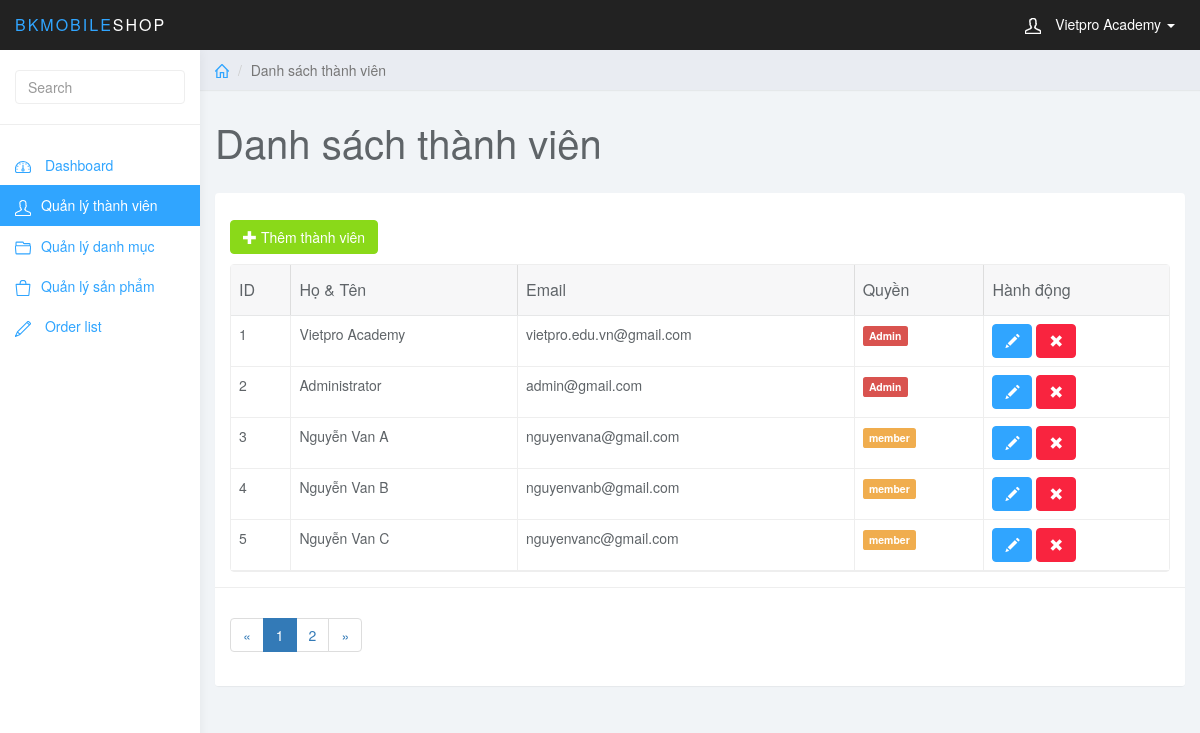
Page /admin/index.php?page_layout=user (signed in) on the committed database.
### tables this page shows
CREATE TABLE `user` (
  `user_id` int(11) NOT NULL,
  `user_full` varchar(255) NOT NULL,
  `user_mail` varchar(255) NOT NULL,
  `user_pass` varchar(255) NOT NULL,
  `user_level` int(1) NOT NULL
);

### admin/user.php (the view, shortened to what this page needs)
<?php
    if(isset($_GET['page'])){
        $page = $_GET['page'];
    }else{
        $page = 1;
    }
    $rows_per_page = 5;
    $total_row = mysqli_num_rows( mysqli_query($con, "SELECT * FROM user"));
    $row_page = $page * $rows_per_page - $rows_per_page;
    $total_page = ceil($total_row / $rows_per_page);
    $list_page = '';
    $page_pre = $page - 1;
    if($page_pre <= 0){
        $page_pre = 1;
    }
    $list_page .= '<li class="page-item"><a class="page-link" href="index.php?page_layout=user&page=' . $page_pre . '">&laquo;</a></li>';
    for($i = 1; $i <= $total_page; $i++){
        if($i == $page){
            $active = 'active';
        }else{
            $active = '';
        }
        $list_page .= '<li class="page-item ' . $active . '"><a class="page-link" href="index.php?page_layout=user&page=' . $i . '">' . $i . '</a></li>';
    }
    $page_next = $page + 1;
    $list_page .= '<li class="page-item"><a class="page-link" href="index.php?page_layout=user&page=' . $page_next . '">&raquo;</a></li>';
?>
	<div class="col-sm-9 col-sm-offset-3 col-lg-10 col-lg-offset-2 main">
		<div class="row">
			<ol class="breadcrumb">
				<li><a href="#"><svg class="glyph stroked home"><use xlink:href="#stroked-home"></use></svg></a></li>
				<li class="active">Danh sách thành viên</li>
			</ol>
		</div>
		<div class="row">
			<div class="col-lg-12">
				<h1 class="page-header">Danh sách thành viên</h1>
			</div>
		</div>
		<div id="toolbar" class="btn-group">
            <a href="index.php?page_layout=add_user" class="btn btn-success">
                <i class="glyphicon glyphicon-plus"></i> Thêm thành viên
            </a>
        </div>
		<div class="row">
			<div class="col-lg-12">
				<div class="panel panel-default">
					<div class="panel-body">
                        <table
                            data-toolbar="#toolbar"
                            data-toggle="table">
						    <thead>
						    <tr>
						        <th data-field="id" data-sortable="true">ID</th>
						        <th data-field="name"  data-sortable="true">Họ & Tên</th>
                                <th data-field="price" data-sortable="true">Email</th>
                                <th>Quyền</th>
                                <th>Hành động</th>
						    </tr>
                            </thead>
                            <tbody>
                                <?php
                                    $sql_user = "SELECT * FROM user ORDER BY user_level ASC LIMIT $row_page, $rows_per_page";
                                    $query_user = mysqli_query($con, $sql_user);
                                    while($row = mysqli_fetch_assoc($query_user)){
                                        $acc_type = "member";
                                        $acc_label = "label-warning";
                                        if($row['user_level'] == 1){
                                            $acc_type = "Admin";
                                            $acc_label = "label-danger";
                                        }
                                    ?>
                                    <td style=""><?php echo $row['user_id'] ?></td>
                                    <td style=""><?php echo $row['user_full'] ?></td>
                                    <td style=""><?php echo $row['user_mail'] ?></td>
                                    <td><span class="label <?php echo $acc_label ?>"><?php echo $acc_type ?></span></td>
                                    <td class="form-group">
                                        <a href="index.php?page_layout=edit_user&id=<?php echo $row['user_id']?>" class="btn btn-primary"><i class="glyphicon glyphicon-pencil"></i></a>
                                        <a href="index.php?page_layout=delete_user&id=<?php echo $row['user_id']?>" class="btn btn-danger"><i class="glyphicon glyphicon-remove"></i></a>
                                    </td>
                                <?php
                                    }
                                ?>
                            </tbody>
						</table>
                    </div>
                    <div class="panel-footer">
                        <nav aria-label="Page navigation example">
                            <ul class="pagination">
                                <?php echo $list_page ?>
                            </ul>
                        </nav>
                    </div>
				</div>
			</div>
		</div>
	</div>

### admin/css/styles.css (style rules this page uses)
body { background: #f1f4f7; padding-top: 50px; color: #5f6468; }
a, a:hover, a:focus { color: #30a5ff; }
h1, h2, h3, h4, h5, h6 { color: #5f6468; }
h1 { font-weight: 300; font-size: 40px; }
.btn-primary, .btn-primary:hover, .btn-primary:focus, .btn-primary:active, .btn-primary.active, .open > .dropdown-toggle.btn-primary, .btn-primary.disabled, .btn-primary[disabled], fieldset[disabled] .btn-primary, .btn-primary.disabled:hover, .btn-primary[disabled]:hover, fieldset[disabled] .btn-primary:hover, .btn-primary.disabled:focus, .btn-primary[disabled]:focus, fieldset[disabled] .btn-primary:focus, .btn-primary.disabled:active, .btn-primary[disabled]:active, fieldset[disabled] .btn-primary:active, .btn-primary.disabled.active, .btn-primary[disabled].active, fieldset[disabled] .btn-primary.active { background-color: #30a5ff; border-color: #30a5ff; }
.btn-success, .btn-success:hover, .btn-success:focus, .btn-success:active, .btn-success.active, .open > .dropdown-toggle.btn-success, .btn-success.disabled, .btn-success[disabled], fieldset[disabled] .btn-success, .btn-success.disabled:hover, .btn-success[disabled]:hover, fieldset[disabled] .btn-success:hover, .btn-success.disabled:focus, .btn-success[disabled]:focus, fieldset[disabled] .btn-success:focus, .btn-success.disabled:active, .btn-success[disabled]:active, fieldset[disabled] .btn-success:active, .btn-success.disabled.active, .btn-success[disabled].active, fieldset[disabled] .btn-success.active { background-color: #8ad919; border-color: #8ad919; }
.btn-danger, .btn-danger:hover, .btn-danger:focus, .btn-danger:active, .btn-danger.active, .open > .dropdown-toggle.btn-danger, .btn-danger.disabled, .btn-danger[disabled], fieldset[disabled] .btn-danger, .btn-danger.disabled:hover, .btn-danger[disabled]:hover, fieldset[disabled] .btn-danger:hover, .btn-danger.disabled:focus, .btn-danger[disabled]:focus, fieldset[disabled] .btn-danger:focus, .btn-danger.disabled:active, .btn-danger[disabled]:active, fieldset[disabled] .btn-danger:active, .btn-danger.disabled.active, .btn-danger[disabled].active, fieldset[disabled] .btn-danger.active { background-color: #f9243f; border-color: #f9243f; }
.panel { border: 0; }
.panel-footer { background: #fff; border-top: 1px solid #eee; }
.breadcrumb { border-radius: 0; padding: 10px 15px; background: #e9ecf2; box-shadow: 0 1px 1px rgba(0, 0, 0, .05); margin: 0 ; }
h1.page-header { margin-top: 30px; border-bottom: 0; }
.table { background: #fff; }
.breadcrumb .glyph { height: 14px; width: 14px; margin: -2px 0 0 0; stroke-width: 4px; }

### rows in the picture
user: user_id "1", user_full "Vietpro Academy", user_mail "vietpro.edu.vn@gmail.com", user_level "Admin"
user: user_id "2", user_full "Administrator", user_mail "admin@gmail.com", user_level "Admin"
user: user_id "3", user_full "Nguyễn Van A", user_mail "nguyenvana@gmail.com", acc_type "member"
user: user_id "4", user_full "Nguyễn Van B", user_mail "nguyenvanb@gmail.com", acc_type "member"
user: user_id "5", user_full "Nguyễn Van C", user_mail "nguyenvanc@gmail.com", acc_type "member"

### other values in the picture
$_SESSION['user_full'] "Vietpro Academy"
